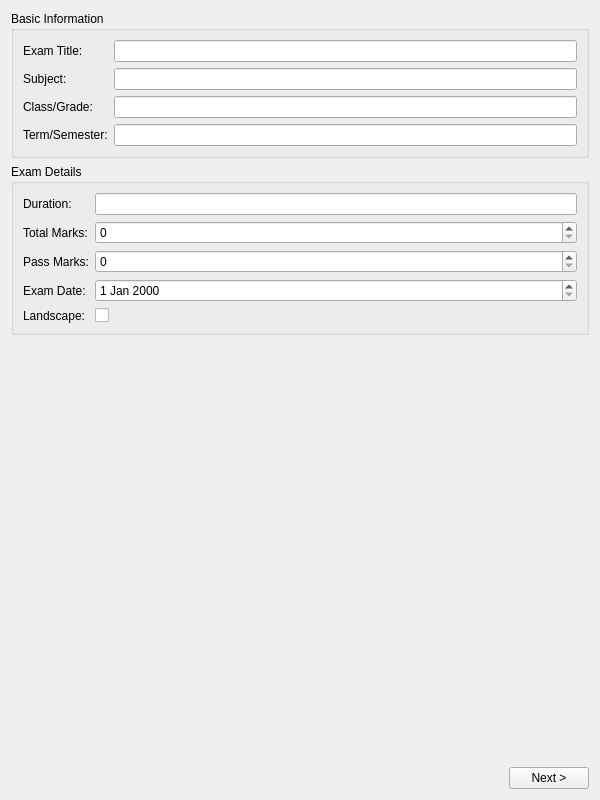
<?xml version="1.0" encoding="UTF-8"?>
<ui version="4.0">
 <class>ExamInfoPage</class>
 <widget class="QWidget" name="ExamInfoPage">
  <property name="geometry">
   <rect>
    <x>0</x>
    <y>0</y>
    <width>600</width>
    <height>800</height>
   </rect>
  </property>
  <property name="windowTitle">
   <string>Exam Information</string>
  </property>
  <layout class="QVBoxLayout" name="verticalLayout">
   <item>
    <widget class="QGroupBox" name="basicInfoGroup">
     <property name="title">
      <string>Basic Information</string>
     </property>
     <layout class="QFormLayout" name="formLayout">
      <item row="0" column="0">
       <widget class="QLabel" name="titleLabel">
        <property name="text">
         <string>Exam Title:</string>
        </property>
       </widget>
      </item>
      <item row="0" column="1">
       <widget class="QLineEdit" name="titleEdit"/>
      </item>
      <item row="1" column="0">
       <widget class="QLabel" name="subjectLabel">
        <property name="text">
         <string>Subject:</string>
        </property>
       </widget>
      </item>
      <item row="1" column="1">
       <widget class="QLineEdit" name="subjectEdit"/>
      </item>
      <item row="2" column="0">
       <widget class="QLabel" name="classLabel">
        <property name="text">
         <string>Class/Grade:</string>
        </property>
       </widget>
      </item>
      <item row="2" column="1">
       <widget class="QLineEdit" name="classEdit"/>
      </item>
      <item row="3" column="0">
       <widget class="QLabel" name="termLabel">
        <property name="text">
         <string>Term/Semester:</string>
        </property>
       </widget>
      </item>
      <item row="3" column="1">
       <widget class="QLineEdit" name="termEdit"/>
      </item>
     </layout>
    </widget>
   </item>
   <item>
    <widget class="QGroupBox" name="detailsGroup">
     <property name="title">
      <string>Exam Details</string>
     </property>
     <layout class="QFormLayout" name="formLayout_2">
      <item row="0" column="0">
       <widget class="QLabel" name="durationLabel">
        <property name="text">
         <string>Duration:</string>
        </property>
       </widget>
      </item>
      <item row="0" column="1">
       <widget class="QLineEdit" name="durationEdit"/>
      </item>
      <item row="1" column="0">
       <widget class="QLabel" name="totalMarksLabel">
        <property name="text">
         <string>Total Marks:</string>
        </property>
       </widget>
      </item>
      <item row="1" column="1">
       <widget class="QSpinBox" name="totalMarksSpin"/>
      </item>
      <item row="2" column="0">
       <widget class="QLabel" name="passMarksLabel">
        <property name="text">
         <string>Pass Marks:</string>
        </property>
       </widget>
      </item>
      <item row="2" column="1">
       <widget class="QSpinBox" name="passMarksSpin"/>
      </item>
      <item row="3" column="0">
       <widget class="QLabel" name="dateLabel">
        <property name="text">
         <string>Exam Date:</string>
        </property>
       </widget>
      </item>
      <item row="3" column="1">
       <widget class="QDateEdit" name="examDateEdit"/>
      </item>
      <item row="4" column="0">
       <widget class="QLabel" name="orientationLabel">
        <property name="text">
         <string>Landscape:</string>
        </property>
       </widget>
      </item>
      <item row="4" column="1">
       <widget class="QCheckBox" name="landscapeCheckBox"/>
      </item>
     </layout>
    </widget>
   </item>
   <item>
    <spacer name="verticalSpacer">
     <property name="orientation">
      <enum>Qt::Vertical</enum>
     </property>
     <property name="sizeHint" stdset="0">
      <size>
       <width>20</width>
       <height>40</height>
      </size>
     </property>
    </spacer>
   </item>
   <item>
    <layout class="QHBoxLayout" name="horizontalLayout">
     <item>
      <spacer name="horizontalSpacer">
       <property name="orientation">
        <enum>Qt::Horizontal</enum>
       </property>
       <property name="sizeHint" stdset="0">
        <size>
         <width>40</width>
         <height>20</height>
        </size>
       </property>
      </spacer>
     </item>
     <item>
      <widget class="QPushButton" name="nextButton">
       <property name="text">
        <string>Next &gt;</string>
       </property>
      </widget>
     </item>
    </layout>
   </item>
  </layout>
 </widget>
 <resources/>
 <connections/>
</ui>
